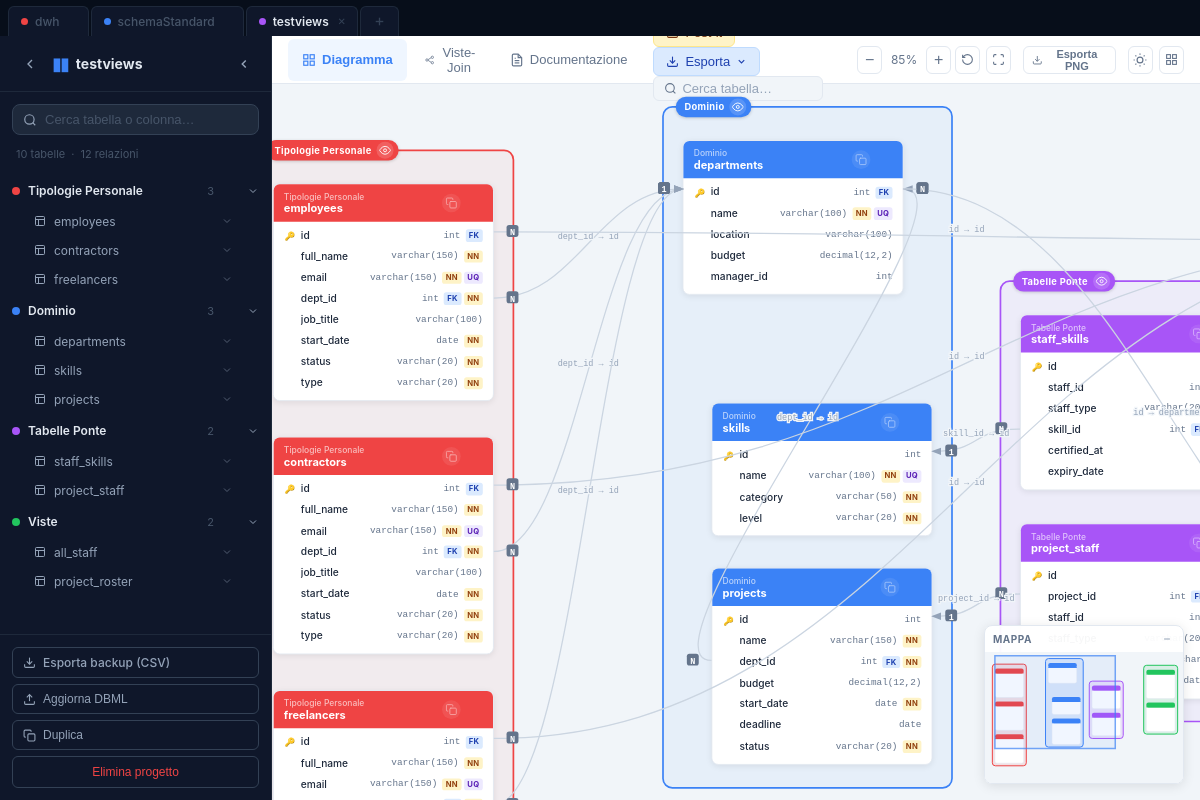
Page /project/08c39387 on the earlier database version.
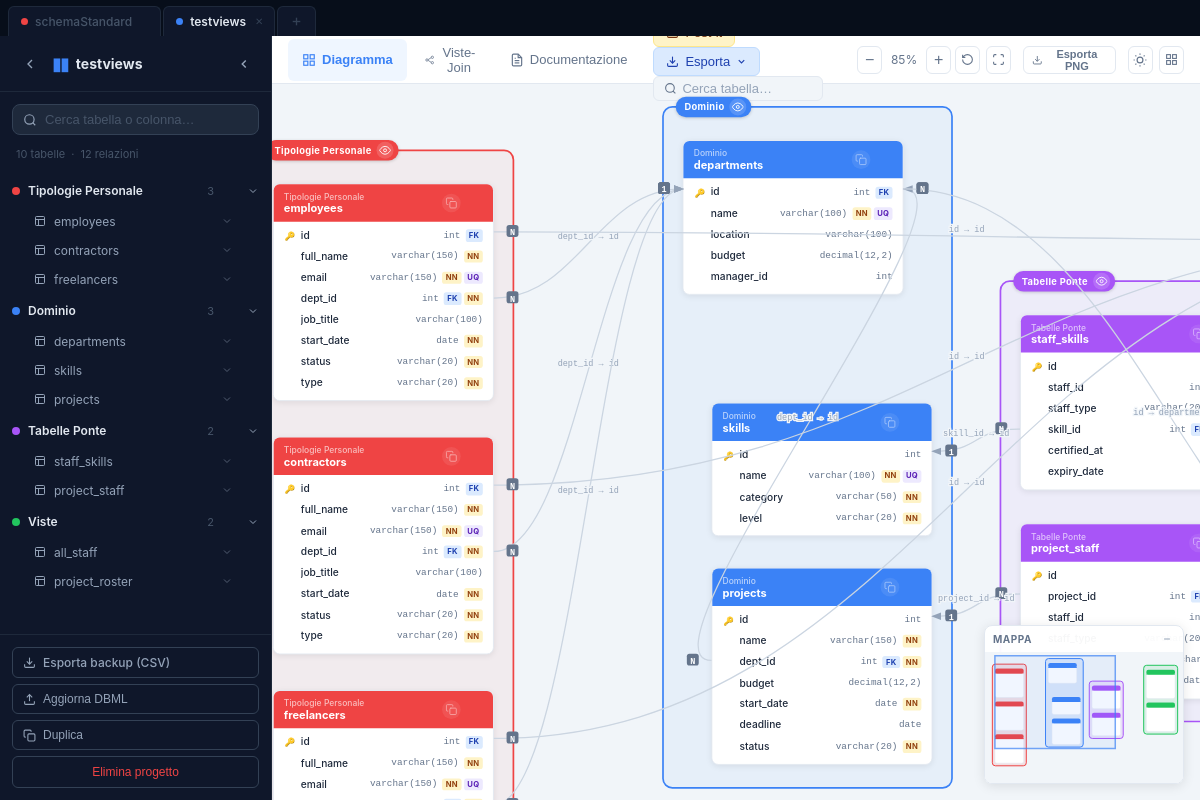
Same page on the later database version.
### models.py (models this page shows)
class Project(Base):
    __tablename__ = "projects"
    id:              Mapped[str]            = mapped_column(String(16), primary_key=True)
    name:            Mapped[str]            = mapped_column(String(255), nullable=False)
    tables_data:     Mapped[str]            = mapped_column(Text, default="{}")
    groups_data:     Mapped[str]            = mapped_column(Text, default="{}")
    refs_data:       Mapped[str]            = mapped_column(Text, default="[]")
    ungrouped_data:  Mapped[str]            = mapped_column(Text, default="[]")
    saved_positions:  Mapped[str]           = mapped_column(Text, default="{}")
    notes_data:       Mapped[str]           = mapped_column(Text, default="[]")   # post-it notes
    markdown_notes:   Mapped[Optional[str]] = mapped_column(Text, default="")
    column_notes_data: Mapped[str]          = mapped_column(Text, default="{}")   # "table::col" → note
    enums_data:        Mapped[str]          = mapped_column(Text, default="[]")   # enum definitions from DBML
    views_data:        Mapped[str]          = mapped_column(Text, default="[]")   # saved join views
    doc_notes_data:    Mapped[str]          = mapped_column(Text, default="[]")   # multi-note docs
    table_notes_data:  Mapped[str]          = mapped_column(Text, default="{}")   # tname → table note override
    created_at:      Mapped[Optional[datetime]] = mapped_column(
        DateTime, server_default=func.now()
    )

### main.py (the view)
@app.get("/project/{pid}", response_class=HTMLResponse)
async def project_view(request: Request, pid: str, db: Session = Depends(get_db)):
    project      = _to_dict(_get_or_404(db, pid))
    all_projects = [_to_dict_minimal(p) for p in db.query(Project).order_by(Project.name).all()]
    return templates.TemplateResponse("project.html", {
        "request":      request,
        "project":      project,
        "project_json": json.dumps(project),
        "all_projects": all_projects,
    })

### templates/project.html (shortened to what the changed rows need)
<!DOCTYPE html>
<html lang="it">
<head>
  <link rel="stylesheet" href="/static/css/base.css?v=2" />
  <link rel="stylesheet" href="/static/css/layout.css?v=2" />
  <link rel="stylesheet" href="/static/css/sidebar.css" />
  <link rel="stylesheet" href="/static/css/diagram.css?v=3" />
  <link rel="stylesheet" href="/static/css/docs.css?v=2" />
  <link rel="stylesheet" href="/static/css/notes.css" />
  <link rel="stylesheet" href="/static/css/joinview.css?v=2" />
  <link rel="stylesheet" href="https://cdn.jsdelivr.net/npm/easymde/dist/easymde.min.css" />
</head>
<body class="project-page">
<div class="project-tabs" id="projectTabs">
  {% for p in all_projects %}
  <div class="project-tab{% if p.id == project.id %} active{% endif %}" data-id="{{ p.id }}" title="{{ p.name }}">
    <a href="/project/{{ p.id }}" class="tab-link">
      <span class="tab-dot" style="background:{{ ['#ef4444','#3b82f6','#a855f7','#22c55e','#f59e0b','#06b6d4','#f97316','#ec4899'][loop.index0 % 8] }}"></span>
      <span class="tab-name">{{ p.name }}</span>
    </a>
    <button class="tab-close"
            data-active="{{ 'true' if p.id == project.id else 'false' }}"
            title="Chiudi">&#10005;</button>
  </div>
  {% endfor %}
</div>
<div class="app-layout">
  <aside class="sidebar" id="sidebar">
    <div class="sidebar-brand">
      <span class="brand-name" id="brandName" title="Clicca per rinominare" onclick="startRename()">
        <span id="brandNameText">{{ project.name }}</span>
      </span>
    </div>
    <nav class="sidebar-nav" id="sidebarNav">
      {% set colors = ['#ef4444','#3b82f6','#a855f7','#22c55e','#f59e0b','#06b6d4','#f97316','#ec4899'] %}
      {% for group_name, table_names in project.groups.items() %}
      {% set ci = loop.index0 % 8 %}
      <div class="nav-group" data-group="{{ group_name }}">
        <div class="nav-group-header" onclick="toggleGroup(this)">
          <span class="nav-group-dot" style="background:{{ colors[ci] }}"></span>
          <span class="nav-group-name">{{ group_name }}</span>
          <span class="nav-group-count">{{ table_names | length }}</span>
          <svg class="nav-group-chevron" width="12" height="12" viewBox="0 0 24 24" fill="none" stroke="currentColor" stroke-width="2"><polyline points="6 9 12 15 18 9"/></svg>
        </div>
        <div class="nav-group-tables">
          {% for tname in table_names %}
          {% if tname in project.tables %}
          <div class="nav-table-wrapper">
            <div class="nav-table-item" onclick="toggleTableExpand(this, '{{ tname }}', event)" data-table="{{ tname }}">
              <svg width="12" height="12" viewBox="0 0 24 24" fill="none" stroke="currentColor" stroke-width="2"><rect x="3" y="3" width="18" height="18" rx="2"/><line x1="3" y1="9" x2="21" y2="9"/><line x1="9" y1="21" x2="9" y2="9"/></svg>
              <span>{{ project.tables[tname].name }}</span>
              <svg class="nav-table-chevron" width="12" height="12" viewBox="0 0 24 24" fill="none" stroke="currentColor" stroke-width="2"><polyline points="6 9 12 15 18 9"/></svg>
            </div>
          </div>
          {% endif %}
          {% endfor %}
        </div>
      </div>
      {% endfor %}
    </nav>
  </aside>
        {% set colors = ['#ef4444','#3b82f6','#a855f7','#22c55e','#f59e0b','#06b6d4','#f97316','#ec4899'] %}
</div>
</body>
</html>

Differences in the rows shown:
removed Project: name "dwh"
